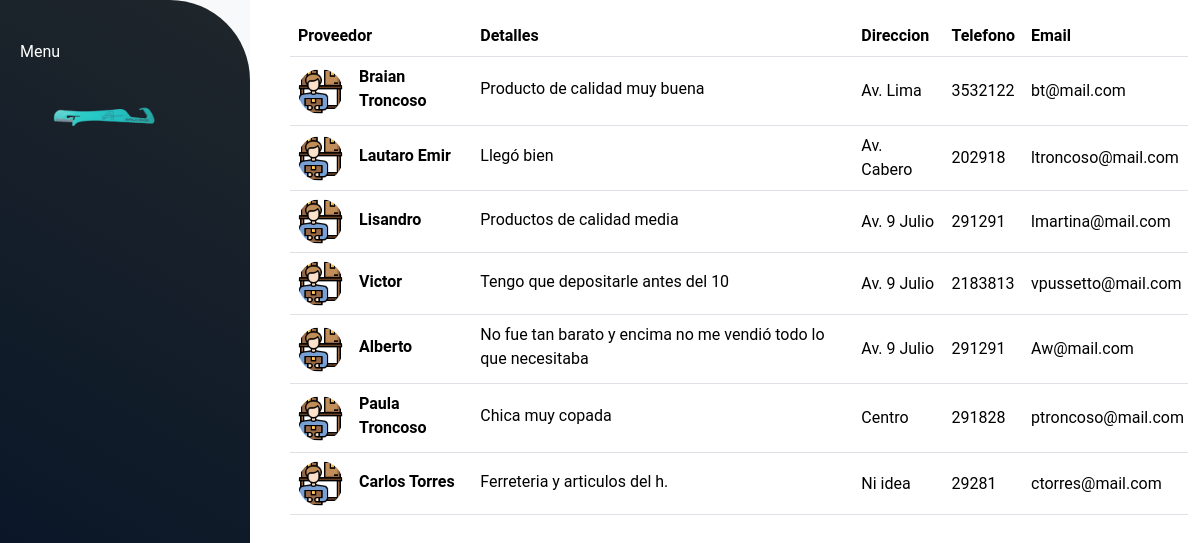
/proveedores/, run on an earlier commit of the app's database.
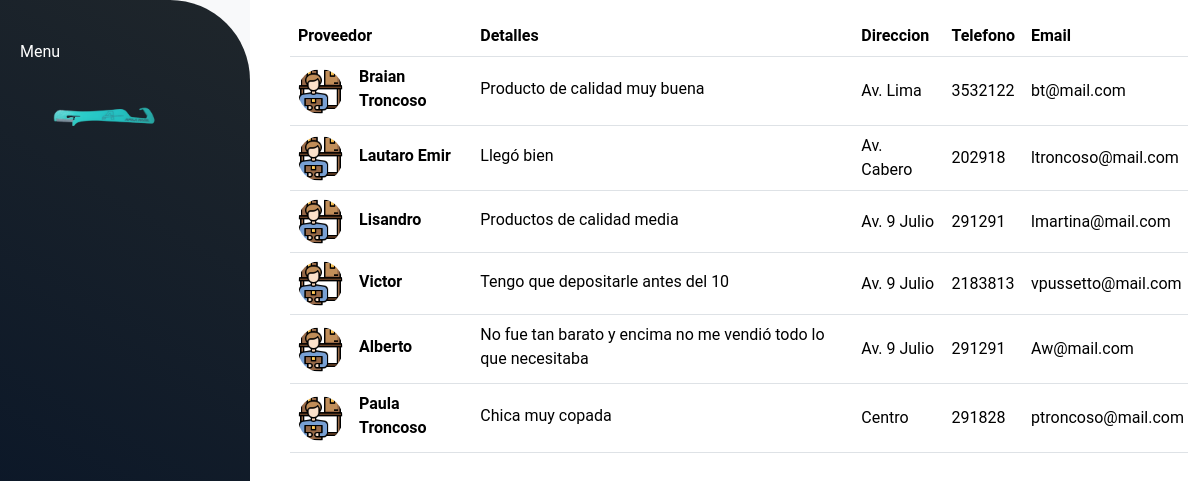
And on a later commit of the database.
### proveedores/models.py (models this page shows, shortened)
class Proveedores(models.Model):
    nombre = models.CharField(max_length=50)
    detalle = models.CharField(max_length=200, blank=True)
    direccion = models.CharField(max_length=100)
    telefono = models.IntegerField(null=True, blank=True)
    email = models.CharField(max_length=100)
    imagen = models.TextField(null=True, blank=True)
    def get_imagen_url(self):
        if self.imagen:
            return f"/static/img/{self.imagen}"
        else:
            return "/static/img/proveedor.png"
    class Meta:
        db_table = 'proveedores'
        verbose_name = "Proveedores"

### proveedores/views.py (the view)
# urls.py: path('', views.mostrar_proveedores, name='proveedores'),
def mostrar_proveedores(request):
    proveedores = Proveedores.objects.all()
    return render(request,'proveedores.html',{'proveedores': proveedores, 'mensaje': "No hay Proveedores"})

### proveedores/templates/proveedores.html (shortened to what this page needs)
{% extends "materias_primas/layout.html" %}
{% load static %}
{% block content %}
{% if proveedores%}
<div class="container" id="altura">
    <table class="table align-middle mb-0 bg-white m-3 mb-5" >
        <thead class="bg-light">
        <tr>
            <th>Proveedor</th>
            <th>Detalles</th>
            <th>Direccion</th>
            <th>Telefono</th>
            <th>Email</th>
        </tr>
        </thead>
        <tbody>
        {% for proveedor in proveedores %}
            <tr>
                <td>
                <div class="d-flex align-items-center" >
                    <img
                        src="{{ proveedor.get_imagen_url }}"
                        alt="NO-IMG"
                        style="width: 45px; height: 45px"
                        class="rounded-circle"
                        />
                    <div class="ms-3">
                    <p class="fw-bold mb-1 ml-2">{{proveedor.nombre}}</p>
                    </div>
                </div>
                </td>
                <td>
                <p class="fw-normal mb-1">{{ proveedor.detalle }}</p>
                </td>
                <td>{{ proveedor.direccion }}</td>
                <td>{{ proveedor.telefono }}</td>
                <td>{{ proveedor.email }}</td>
            </tr>
        {%endfor%}
        </tbody>
    </table>
{%else%}
    {{ mensaje }}
{%endif%}
</div>
{% endblock %}

What changed in the data, as far as the page shows it:
removed Proveedores: nombre "Carlos Torres", detalle "Ferreteria y articulos del h.", direccion "Ni idea", telefono "29281", email "ctorres@mail.com"
